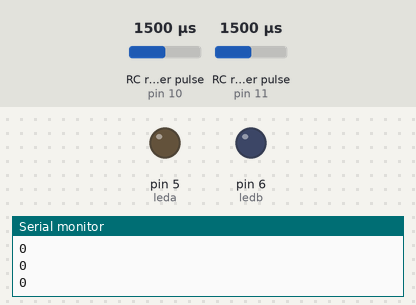
Bench run of a sketch on a simulated Arduino Uno, built with avr-gcc and run on an emulated ATmega328P. Parts: output pins drawn as LEDs (lit = HIGH), the last lines printed to the serial monitor. Wiring (inferred from the names in the program): 2 × RC receiver channel: data pin 10 / data pin 11. The inputs (shaded band) are chosen by the test bench; at power-on: RC receiver pulse (sensors on pin 10, pin 11) 1500 µs.

Above: at 1.2 s.
1.3 s: RC receiver pulse (sensor on pin 10) set to 1466 µs
At 2.5 s:
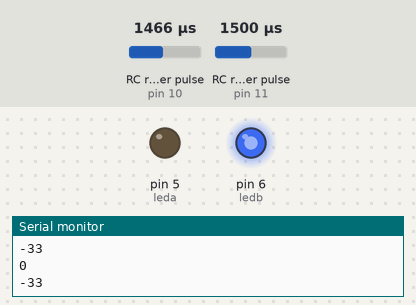
2.8 s: RC receiver pulse (sensor on pin 11) set to 1471 µs
At 3.8 s:
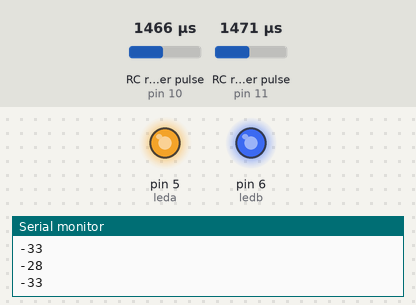
4.3 s: RC receiver pulse (sensor on pin 10) set to 1020 µs
At 5.0 s:
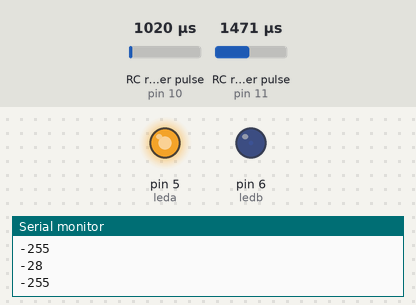
5.8 s: RC receiver pulse (sensor on pin 11) set to 1250 µs
At 6.1 s:
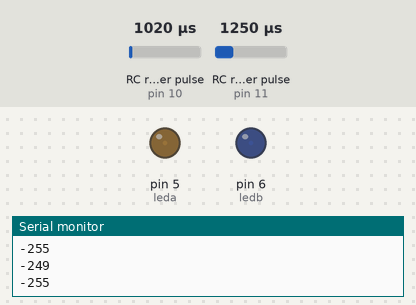
7.3 s: RC receiver pulse (sensor on pin 10) set to 1750 µs
At 8.5 s:
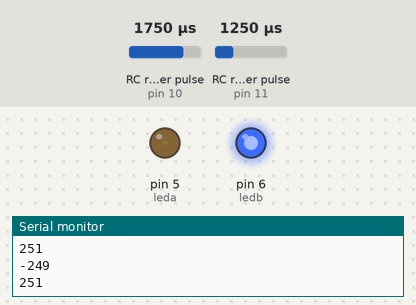
8.8 s: RC receiver pulse (sensor on pin 10) set to 1500 µs
At 9.6 s:
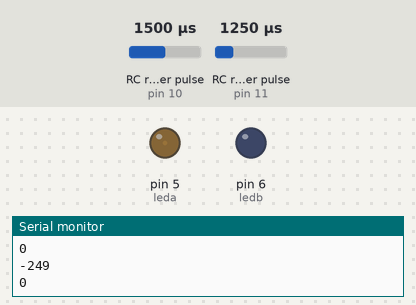
Timing chart, 0 to 11.3 s (numbered marks = the images above; inputs shaded):
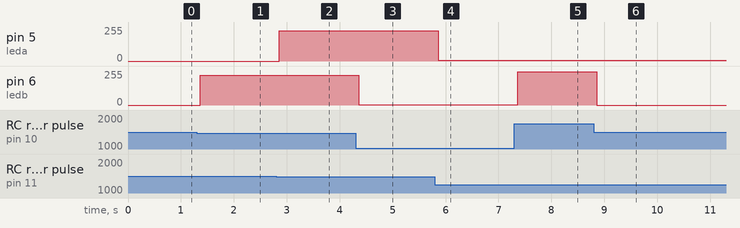

Measured:
- the behaviour switches between 1479 and 1478 µs on RC receiver pulse (sensor on pin 10) (found by bisection; images 0 and 1)
- the behaviour switches between 1479 and 1478 µs on RC receiver pulse (sensor on pin 11) (found by bisection; images 1 and 2)
- after the input at 1.3 s, pin 6 (ledb): 0/255 → 223/255 after 0.06 s
- after the input at 2.8 s, pin 5 (leda): 0/255 → 228/255 after 0.06 s
- after the input at 4.3 s, pin 6 (ledb): 223/255 → 1/255 after 0.06 s
- after the input at 5.8 s, pin 5 (leda): 228/255 → 7/255 after 0.06 s
- after the input at 7.3 s, pin 6 (ledb): 1/255 → 251/255 after 0.06 s
- after the input at 8.8 s, pin 6 (ledb): 251/255 → 0/255 after 0.06 s

The sketch:

2_channel_code.ino
```cpp
const int CH_2_PIN=11;
const int CH_3_PIN=10;
const int deadzone =20;
int x,y,z,w;
int leda = 5;
int ledb = 6;

void setup(){
  pinMode(leda, OUTPUT);
  pinMode(ledb, OUTPUT);
  Serial.begin(9600);
  }
void loop(){
  x = pulseIn(11,HIGH);
  z = pulseIn(10,HIGH);
y = pulseToPWM(x);
w = pulseToPWM(z);
analogWrite(leda, y);
analogWrite(ledb, w);
  int ch_2 = pulseIn(CH_2_PIN, HIGH,25000);
  int ch_3 = pulseIn(CH_3_PIN, HIGH,25000);
  Serial.println(pulseToPWM(ch_2));
  Serial.println(pulseToPWM(ch_3));
  delay(5);
  }
//convert rc pulse value to motor PWM value
int pulseToPWM(int pulse){
  // if we're receiving numbers, convert them to motor PWM
  if (pulse>900){
    pulse = map(pulse,1000,2000,-500,500);
    pulse= constrain(pulse,-255,255);
    }else{
      pulse=0;
      }

      // Anything in deadzone should stop the motor
      if (abs(pulse)<= deadzone){
        pulse=0;
        }
        return pulse;
  }
```
